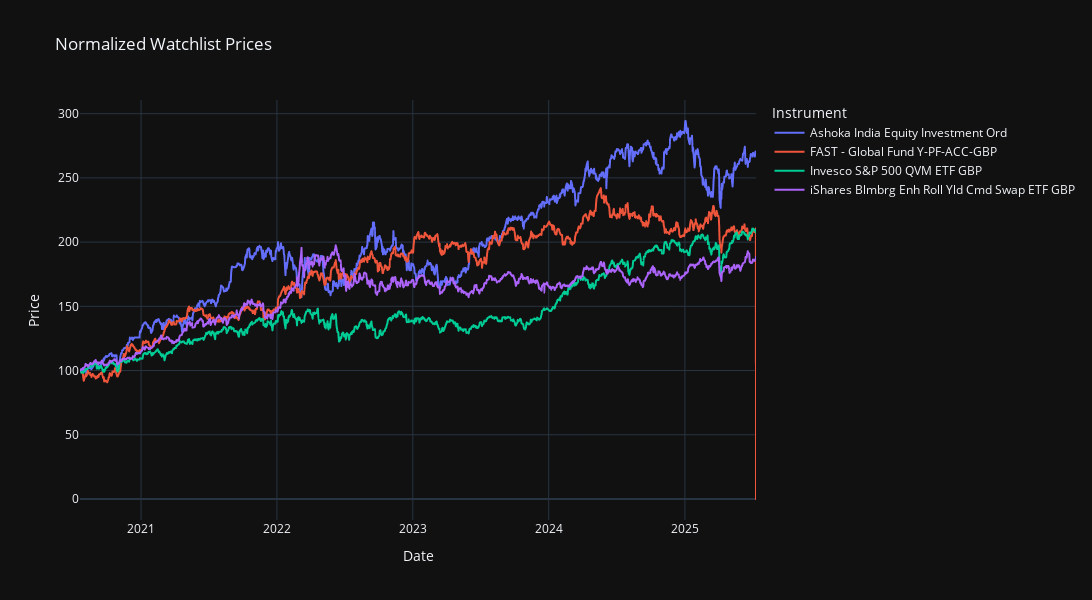

The notebook cell saved with this chart:
### Markdown cell above
#### Graph results

### Code cell
fig = plot.line(df_normalized, x='Date', y=df.columns[1:], 
                title='Normalized Watchlist Prices',
                labels={'value': 'Price', 'variable': 'Instrument'},
                template='plotly_dark'
                )
fig.update_layout(autosize=False, width=1200, height=600 )
fig.show()

### Figure 1 — Plotly figure (JSON) as saved in the notebook; plotly's stock layout.template omitted (floating-point values rounded to 4 significant figures; data arrays with more than 128 entries replaced by an {"elided": "..."} marker saying what was removed)
{"data": [{"hovertemplate": "Instrument=Ashoka India Equity Investment Ord<br>Date=%{x}<br>Price=%{y}<extra></extra>", "legendgroup": "Ashoka India Equity Investment Ord", "line": {"color": "#636efa", "dash": "solid"}, "marker": {"symbol": "circle"}, "mode": "lines", "name": "Ashoka India Equity Investment Ord", "showlegend": true, "type": "scattergl", "x": {"elided": "1296 str values"}, "xaxis": "x", "y": {"elided": "1296 float values"}, "yaxis": "y"}, {"hovertemplate": "Instrument=FAST - Global Fund Y-PF-ACC-GBP<br>Date=%{x}<br>Price=%{y}<extra></extra>", "legendgroup": "FAST - Global Fund Y-PF-ACC-GBP", "line": {"color": "#EF553B", "dash": "solid"}, "marker": {"symbol": "circle"}, "mode": "lines", "name": "FAST - Global Fund Y-PF-ACC-GBP", "showlegend": true, "type": "scattergl", "x": {"elided": "1296 str values"}, "xaxis": "x", "y": {"elided": "1296 float values"}, "yaxis": "y"}, {"hovertemplate": "Instrument=Invesco S&P 500 QVM ETF GBP<br>Date=%{x}<br>Price=%{y}<extra></extra>", "legendgroup": "Invesco S&P 500 QVM ETF GBP", "line": {"color": "#00cc96", "dash": "solid"}, "marker": {"symbol": "circle"}, "mode": "lines", "name": "Invesco S&P 500 QVM ETF GBP", "showlegend": true, "type": "scattergl", "x": {"elided": "1296 str values"}, "xaxis": "x", "y": {"elided": "1296 float values"}, "yaxis": "y"}, {"hovertemplate": "Instrument=iShares Blmbrg Enh Roll Yld Cmd Swap ETF GBP<br>Date=%{x}<br>Price=%{y}<extra></extra>", "legendgroup": "iShares Blmbrg Enh Roll Yld Cmd Swap ETF GBP", "line": {"color": "#ab63fa", "dash": "solid"}, "marker": {"symbol": "circle"}, "mode": "lines", "name": "iShares Blmbrg Enh Roll Yld Cmd Swap ETF GBP", "showlegend": true, "type": "scattergl", "x": {"elided": "1296 str values"}, "xaxis": "x", "y": {"elided": "1296 float values"}, "yaxis": "y"}], "layout": {"autosize": false, "height": 600, "legend": {"title": {"text": "Instrument"}, "tracegroupgap": 0}, "title": {"text": "Normalized Watchlist Prices"}, "width": 1200, "xaxis": {"anchor": "y", "domain": [0, 1], "title": {"text": "Date"}}, "yaxis": {"anchor": "x", "domain": [0, 1], "title": {"text": "Price"}}}}
